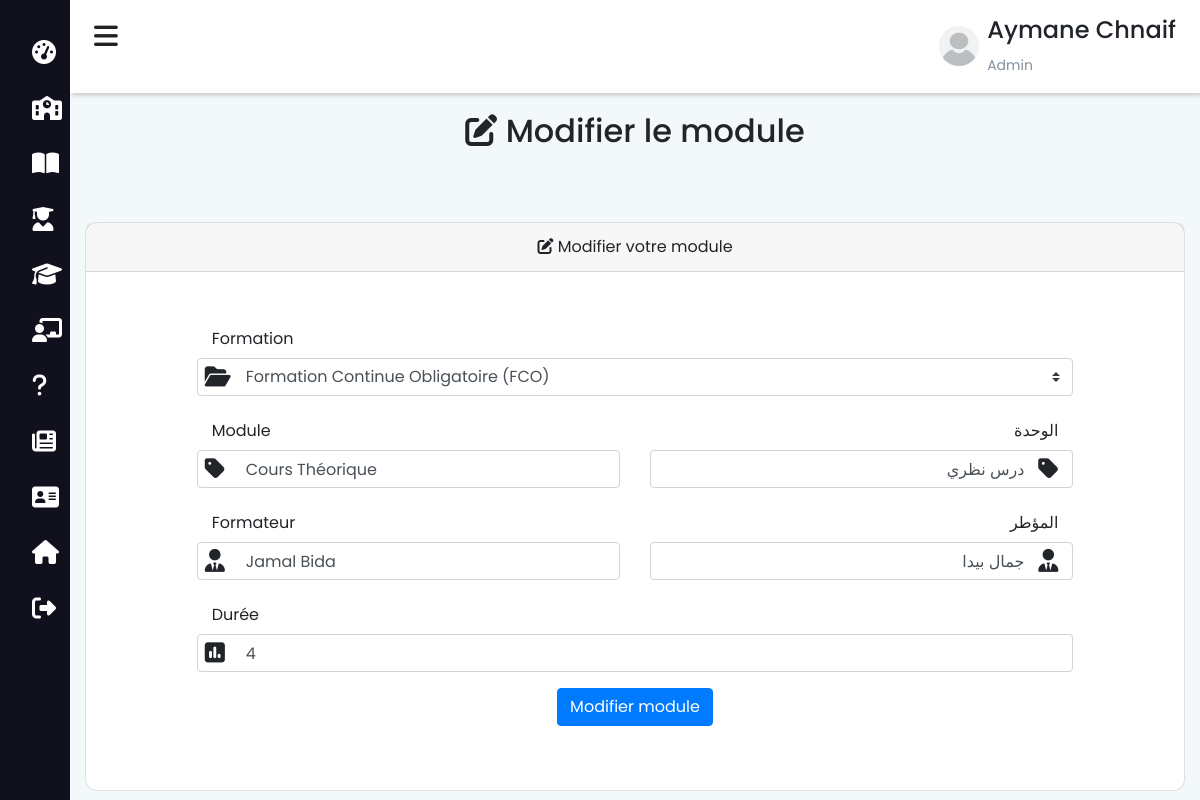
/admin/modifier-module?id=84 (signed in), run on the app's committed database.
### tables this page shows
CREATE TABLE `formation` (
  `for_id` int(11) NOT NULL,
  `for_nom` varchar(200) NOT NULL,
  `for_nom_arab` varchar(200) NOT NULL,
  `for_pres` text NOT NULL,
  `for_pres_arab` text NOT NULL,
  `for_descr` text NOT NULL,
  `for_desc_arab` text NOT NULL
);

CREATE TABLE `matiere` (
  `mat_id` int(11) NOT NULL,
  `mat_formation` int(11) NOT NULL,
  `mat_nom` varchar(200) NOT NULL,
  `mat_nom_arab` varchar(200) NOT NULL,
  `mat_duree` int(11) NOT NULL,
  `mat_prof` varchar(200) NOT NULL,
  `mat_prof_arab` varchar(200) NOT NULL
);

### functions/db.php (called while the page is built, shortened)
<?php
    class DBController{
        protected $host = "localhost";
        protected $user = "root";
        protected $password = "";
        protected $db = "ecole";
        public function __construct(){
            $this->conn = mysqli_connect($this->host, $this->user, $this->password, $this->db);
        }
    }
?>

### session.php (called while the page is built, shortened)
<?php
    require("functions/db.php");
    require("functions/etudiant.php");
    $db = new DBController();
    $data = new Etudiant($db);
?>

### functions/etudiant.php (called while the page is built, shortened)
<?php
    class Etudiant{
        public $db = null;
        public function __construct(DBController $db){
            $this->db = $db;
        }
        public function getFormationMatiere(){
            $result = $this->db->conn->query("SELECT `mat_id`, `for_nom`, `for_nom_arab`, `mat_formation`, `mat_nom`, `mat_nom_arab`,
            `mat_prof`, `mat_prof_arab`, `mat_duree`, `for_id` FROM `formation` INNER JOIN `matiere` ON
            formation.for_id=matiere.mat_formation ORDER BY for_nom");
            $resultArray = array();
            while ($item = mysqli_fetch_array($result, MYSQLI_ASSOC)){
                $resultArray[] = $item;
            }
            return $resultArray;
        }
    }
?>

### admin/modifier-module.php (the view, shortened to what this page needs)
<?php include_once "../session.php"; ?>
<?php
$id = $_GET['id'];
$matieres = $data->getFormationMatiere();
foreach ($matieres as $matiere) {
    if ($matiere['mat_id'] == $id) {
        $formation = $matiere['for_nom'];
        $mat = $matiere['mat_nom'];
        $prof = $matiere['mat_prof'];
        $mat_arab = $matiere['mat_nom_arab'];
        $prof_arab = $matiere['mat_prof_arab'];
        $duree = $matiere['mat_duree'];
        $for_id = $matiere['mat_formation'];
    }
}
?>
<!DOCTYPE html>
<html lang="fr">
<head>
    <?php
        include_once "../includes/header.php";
    ?>
</head>
<body>
    <?php include_once "navbar-admin.php"; ?>
    <div class="main-content">
        <header>
            <?php include 'admin.php' ?>
        </header>
        <div class="container mt-5 pt-5">
            <div class="text-center py-3">
                <h2><i class="fas fa-edit"></i> Modifier le module</h2>
            </div>
            <div class="row justify-content-center">
                <div class="col-md-12 mt-5">
                    <div class="card card-position pb-3">
                        <div class="card-header text-center link-font"><i class="fas fa-edit"></i> Modifier votre module</div>
                        <div class="card-body py-5">
                            <form action="" method="POST" enctype="multipart/form-data">
                                <div class="row mb-3 justify-content-center">
                                    <div class="col-md-10">
                                        <label for="formationnom" class="col-md-12 col-form-label text-md-end">Formation</label>
                                        <div class="d-flex">
                                            <i class="fas fa-folder-open position-awesome"></i>
                                            <select class="custom-select pl-5" name="formation">
                                                <option value="<?php echo $for_id ?>"><?php echo $formation ?></option>
                                            </select>
                                        </div>
                                    </div>
                                </div>
                                <div class="row mb-3 justify-content-center">
                                    <div class="col-md-5">
                                        <label for="matiere" class="col-md-12 col-form-label text-md-end">Module</label>
                                        <div class="d-flex">
                                            <i class="fas fa-tag position-awesome"></i>
                                            <input id="matiere" type="text" class="form-control pl-5" name="matiere_nom" value="<?php echo $mat ?>" autocomplete="matiere" autofocus required>
                                        </div>
                                    </div>
                                    <div class="col-md-5 text-right" lang="ar">
                                        <div class="text-right">
                                            <label for="matiere_arab" class="col-md-12 col-form-label text-md-end">الوحدة</label>
                                        </div>
                                        <div class="float-right">
                                            <i class="fas fa-tag position-awesome-arab"></i>
                                        </div>
                                        <input id="matiere_arab" type="text" class="form-control pr-5 text-right" name="matiere_nom_arab" value="<?php echo $mat_arab ?>" autocomplete="matiere" autofocus required>
                                    </div>
                                </div>
                                <div class="row mb-3 justify-content-center">
                                    <div class="col-md-5">
                                        <label for="prof" class="col-md-12 col-form-label text-md-end">Formateur</label>
                                        <div class="d-flex">
                                            <i class="fas fa-user-tie position-awesome"></i>
                                            <input id="prof" type="text" class="form-control pl-5" name="prof_nom" value="<?php echo $prof ?>" autocomplete="profnom" autofocus required>
                                        </div>
                                    </div>
                                    <div class="col-md-5 text-right" lang="ar">
                                        <div class="text-right">
                                            <label for="prof_arab" class="col-md-12 col-form-label text-md-end">المؤطر</label>
                                        </div>
                                        <div class="float-right">
                                            <i class="fas fa-user-tie position-awesome-arab"></i>
                                        </div>
                                        <input id="prof_arab" type="text" class="form-control pr-5 text-right" name="prof_nom_arab" value="<?php echo $prof_arab ?>" autocomplete="profnom" autofocus required>
                                    </div>
                                </div>
                                <div class="row mb-3 justify-content-center">
                                    <div class="col-md-10">
                                        <label for="duree" class="col-md-12 col-form-label text-md-end">Durée</label>
                                        <div class="d-flex">
                                            <i class="fas fa-poll position-awesome"></i>
                                            <input id="duree" type="text" class="form-control pl-5" name="duree" value="<?php echo $duree ?>" autocomplete="duree" autofocus required>
                                        </div>
                                    </div>
                                </div>
                                <div class="row mb-0 justify-content-center">
                                    <div class="col-md-10 text-center">
                                        <button type="submit" name="submit" class="btn btn-primary">Modifier module</button>
                                    </div>
                                </div>
                            </form>
                        </div>
                    </div>
                </div>
            </div>
        </div>
    </div>
</body>
</html>

### includes/style.php (style rules this page uses)
body { background-color: #F3F8FA; }
.position-awesome { position: absolute; font-size: 23px; margin-top: 7px; margin-left: 8px; z-index: 2; }
.position-awesome-arab { position: absolute; font-size: 23px; margin-top: 7px; margin-left: -35px; z-index: 2; }
html { scroll-behavior: smooth; }
* { -webkit-box-sizing: border-box; -moz-box-sizing: border-box; box-sizing: border-box; position: relative; }
:root { --main-color: #11101d; --color-dark: #1D2231; --text-grey: #8390A2; }
* { font-family: 'Poppins', sans-serif; }
.main-content { transition: margin-left 300ms; margin-left: 255px; }
header { background: #fff; display: flex; justify-content: space-between; padding: 1rem 1.5rem; box-shadow: 2px 2px 5px rgba(0, 0, 0, 0.2); position: fixed; left: 254px; top: 0; z-index: 100; width: calc(100% - 254px); transition: left 300ms; }
.card { background: #fff; border-radius: 12px; }
@media only screen and (max-width: 1200px) { .main-content { margin-left: 70px; } }
@media only screen and (max-width: 1200px) { .main-content header { width: calc(100% - 70px); left: 70px; } }

### admin/navbar-admin.php (style rules this page uses)
* { padding: 0; margin: 0; box-sizing: border-box; list-style: none; text-decoration: none; }

### data on the page
formation: formation "Formation Continue Obligatoire (FCO)"
matiere: matiere_nom "Cours Théorique", matiere_nom_arab "درس نظري", prof_nom "Jamal Bida", prof_nom_arab "جمال بيدا", duree "4"

### other printed values
$_SESSION['prenom'] "Aymane"
$_SESSION['nom'] "Chnaif"
